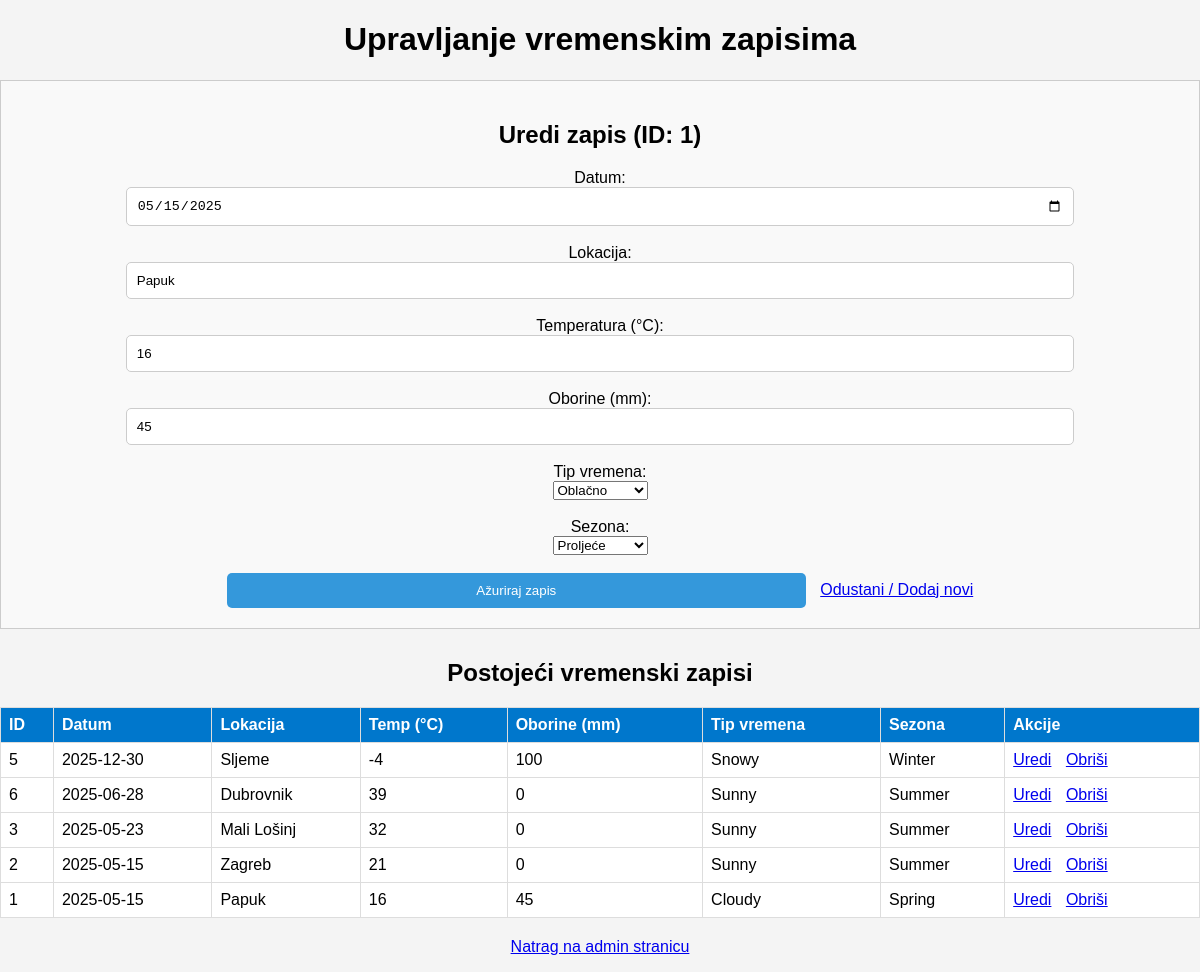
The page /weather_input.php?action=edit&id=1 (signed in) on the database its author committed.
### tables this page shows
CREATE TABLE `weather_data` (
  `ID` int(11) NOT NULL,
  `location` varchar(100) NOT NULL,
  `date` date NOT NULL,
  `temperature` decimal(10,0) NOT NULL,
  `precipitation` decimal(10,0) NOT NULL,
  `weather_type` enum('Sunny','Rainy','Snowy','Cloudy') NOT NULL,
  `season` enum('Spring','Summer','Autumn','Winter') NOT NULL
);

### weather_input.php (the view, shortened to what this page needs)
<?php
require_once 'includes/db.php';
$greska = '';
$action = $_GET['action'] ?? 'list';
$record_id = isset($_GET['id']) && is_numeric($_GET['id']) ? (int)$_GET['id'] : null;
$form_mode = 'add';
$current_record = [
    'id' => null,
    'date' => '',
    'location' => '',
    'temperature' => '',
    'precipitation' => '',
    'weather_type' => '',
    'season' => ''
];
if ($action === 'edit' && $record_id && $_SERVER['REQUEST_METHOD'] !== 'POST') {
    $stmt_fetch = mysqli_prepare($conn, "SELECT id, date, location, temperature, precipitation, weather_type, season FROM weather_data WHERE id = ?");
    mysqli_stmt_bind_param($stmt_fetch, "i", $record_id);
    mysqli_stmt_execute($stmt_fetch);
    $result_fetch = mysqli_stmt_get_result($stmt_fetch);
    $fetched_data = mysqli_fetch_assoc($result_fetch);
    if ($fetched_data) {
        $current_record = $fetched_data;
        $form_mode = 'edit';
    } else {
        $greska = "Zapis s ID " . htmlspecialchars($record_id) . " nije pronađen.";
        $action = 'list';
        $form_mode = 'add';
    }
} elseif ($action === 'add_form') {
    $form_mode = 'add';
}
$records = [];
$sql_list = "SELECT id, date, location, temperature, precipitation, weather_type, season FROM weather_data ORDER BY date DESC, id DESC";
$result_list = mysqli_query($conn, $sql_list);
if ($result_list) {
    while ($row = mysqli_fetch_assoc($result_list)) {
        $records[] = $row;
    }
} else {
    $greska .= (empty($greska) ? '' : ' ') . "Greška pri dohvaćanju zapisa za listu: " . mysqli_error($conn);
}
?>
<!DOCTYPE html>
<html>
<head>
    <link rel="stylesheet" href="style.css">
</head>
<body>
<h1>Upravljanje vremenskim zapisima</h1>
<?php if ($form_mode === 'add' || $form_mode === 'edit'): ?>
<div class="form-section">
    <h2><?php echo ($form_mode === 'edit') ? 'Uredi zapis (ID: ' . htmlspecialchars($current_record['id']) . ')' : 'Novi vremenski zapis'; ?></h2>
    <form method="POST" action="weather_input.php<?php echo ($form_mode === 'edit' && $current_record['id']) ? '?action=edit&id=' . htmlspecialchars($current_record['id']) : ''; ?>">
        <label>Datum:</label><br>
        <input type="date" name="date" value="<?php echo htmlspecialchars($current_record['date']); ?>" required><br><br>
        <label>Lokacija:</label><br>
        <input type="text" name="location" value="<?php echo htmlspecialchars($current_record['location']); ?>" required><br><br>
        <label>Temperatura (°C):</label><br>
        <input type="number" step="0.1" name="temperature" value="<?php echo htmlspecialchars($current_record['temperature']); ?>" required><br><br>
        <label>Oborine (mm):</label><br>
        <input type="number" step="0.1" name="precipitation" value="<?php echo htmlspecialchars($current_record['precipitation']); ?>" required><br><br>
        <label>Tip vremena:</label><br>
        <select name="weather_type" required>
            <option value="Cloudy" <?php echo ($current_record['weather_type'] == 'Cloudy') ? 'selected' : ''; ?>>Oblačno</option>
        </select><br><br>
        <label>Sezona:</label><br>
        <select name="season" required>
            <option value="Spring" <?php echo ($current_record['season'] == 'Spring') ? 'selected' : ''; ?>>Proljeće</option>
        </select><br><br>
        <button type="submit"><?php echo ($form_mode === 'edit') ? 'Ažuriraj zapis' : 'Spremi zapis'; ?></button>
        <?php if ($form_mode === 'edit'): ?>
            <a href="weather_input.php" style="margin-left: 10px;">Odustani / Dodaj novi</a>
        <?php endif; ?>
    </form>
</div>
<?php endif; ?>
<h2>Postojeći vremenski zapisi</h2>
<table>
    <thead>
        <tr>
            <th>ID</th>
            <th>Datum</th>
            <th>Lokacija</th>
            <th>Temp (°C)</th>
            <th>Oborine (mm)</th>
            <th>Tip vremena</th>
            <th>Sezona</th>
            <th>Akcije</th>
        </tr>
    </thead>
    <tbody>
        <?php if (empty($records)): ?>
            <tr>
                <td colspan="8">Nema unesenih zapisa.</td>
            </tr>
        <?php else: ?>
            <?php foreach ($records as $rec): ?>
                <tr>
                    <td><?php echo htmlspecialchars($rec['id']); ?></td>
                    <td><?php echo htmlspecialchars($rec['date']); ?></td>
                    <td><?php echo htmlspecialchars($rec['location']); ?></td>
                    <td><?php echo htmlspecialchars($rec['temperature']); ?></td>
                    <td><?php echo htmlspecialchars($rec['precipitation']); ?></td>
                    <td><?php echo htmlspecialchars($rec['weather_type']); ?></td>
                    <td><?php echo htmlspecialchars($rec['season']); ?></td>
                    <td class="action-links">
                        <a href="weather_input.php?action=edit&id=<?php echo $rec['id']; ?>">Uredi</a>
                        <a href="weather_input.php?action=delete&id=<?php echo $rec['id']; ?>" onclick="return confirm('Jeste li sigurni da želite obrisati ovaj zapis?');">Obriši</a>
                    </td>
                </tr>
            <?php endforeach; ?>
        <?php endif; ?>
    </tbody>
</table>
<p><a href="admin.php">Natrag na admin stranicu</a></p>
</body>
</html>

### style.css (style rules this page uses)
body { font-family: Arial, sans-serif; margin: 0; padding: 0; background-color: #f4f4f4; text-align: center; }
table { width: 90%; margin: 0 auto; border-collapse: collapse; background: white; }
th, td { padding: 10px; border: 1px solid #ddd; text-align: center; }
th { background: #0077cc; color: white; }
input, button { width: 80%; padding: 10px; border: 1px solid #ccc; border-radius: 5px; }
button { background-color: #3498db; color: white; border: none; cursor: pointer; width: 50%; }

### weather_input.php (style rules this page uses)
table { width: 100%; border-collapse: collapse; margin-top: 20px; margin-bottom: 20px; }
th, td { border: 1px solid #ddd; padding: 8px; text-align: left; }
.action-links a { margin-right: 10px; }
.form-section { margin-bottom: 30px; padding: 20px; border: 1px solid #ccc; background-color:#f9f9f9; }

### rows shown on the page
weather_data: ID "1", date "05/15/2025", location "Papuk", temperature "16", precipitation "45", weather_type "Oblačno", season "Proljeće", date "2025-05-15", weather_type "Cloudy", season "Spring"
weather_data: ID "5", date "2025-12-30", location "Sljeme", temperature "-4", precipitation "100", weather_type "Snowy", season "Winter"
weather_data: ID "6", date "2025-06-28", location "Dubrovnik", temperature "39", precipitation "0", weather_type "Sunny", season "Summer"
weather_data: ID "3", date "2025-05-23", location "Mali Lošinj", temperature "32", precipitation "0", weather_type "Sunny", season "Summer"
weather_data: ID "2", date "2025-05-15", location "Zagreb", temperature "21", precipitation "0", weather_type "Sunny", season "Summer"
